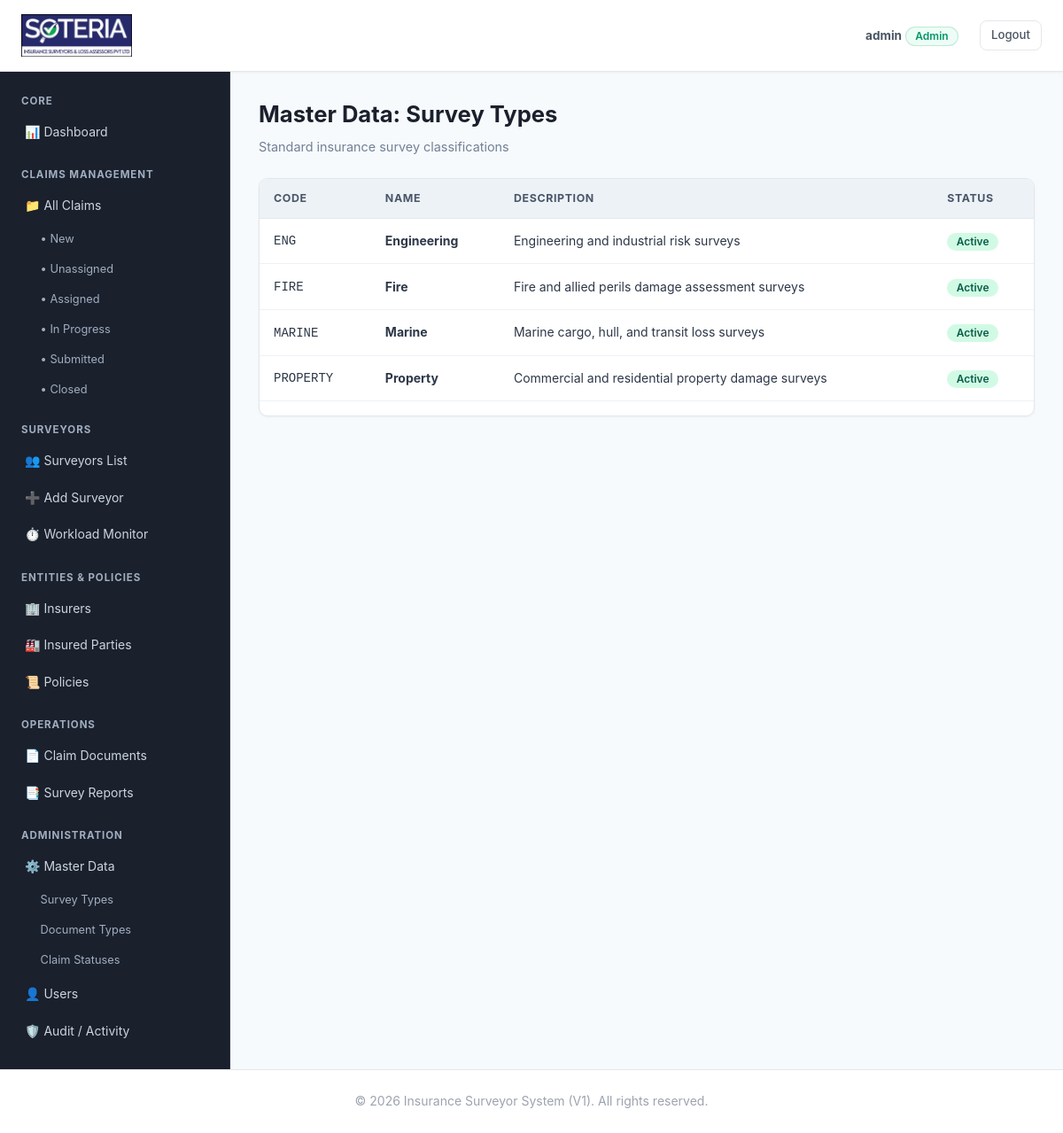
Page /master/survey-types/ (signed in) on the committed database.
### accounts/models.py (models this page shows, shortened)
class User(AbstractUser):
    class Role(models.TextChoices):
        ADMIN = 'ADMIN', 'Admin'
        SURVEYOR = 'SURVEYOR', 'Surveyor'
    role = models.CharField(
        max_length=20,
        choices=Role.choices,
        default=Role.SURVEYOR,
        help_text="Designates the user role within the system."
    )
    class Meta:
        db_table = 'nis_user'

### surveys/models.py (models this page shows, shortened)
class SurveyType(models.Model):
    name = models.CharField(max_length=100)
    code = models.CharField(max_length=20, unique=True)
    description = models.TextField(blank=True)
    is_active = models.BooleanField(default=True)
    created_at = models.DateTimeField(auto_now_add=True)
    updated_at = models.DateTimeField(auto_now=True)
    class Meta:
        db_table = 'nis_survey_type'
        verbose_name = "Survey Type"
        verbose_name_plural = "Survey Types"
        ordering = ['name']

### claims/web_views.py (the view)
# urls.py: path('master/survey-types/', web_views.master_survey_types, name='web_master_survey_types'),
@admin_required
def master_survey_types(request):
    types = SurveyType.objects.all().order_by('name')
    return render(request, 'master/master_survey_types.html', {'types': types})

### claims/web_views.py (called while the page is built)
def admin_required(view_func):
    @wraps(view_func)
    def _wrapped_view(request, *args, **kwargs):
        if not request.user.is_authenticated:
            return redirect(f"/login/?next={request.path}")
        if request.user.role != User.Role.ADMIN and not request.user.is_superuser:
            raise PermissionDenied("Administrator privileges are required to access this section.")
        return view_func(request, *args, **kwargs)
    return _wrapped_view

### templates/master/master_survey_types.html (shortened to what this page needs)
{% extends 'base.html' %}
{% block content %}
<div class="page-header">
    <div>
        <h1 class="page-title">Master Data: Survey Types</h1>
        <p class="page-subtitle">Standard insurance survey classifications</p>
    </div>
</div>
<div class="card-table-wrapper">
    <div class="table-responsive">
        <table class="data-table-modern">
            <thead>
                <tr>
                    <th>Code</th>
                    <th>Name</th>
                    <th>Description</th>
                    <th>Status</th>
                </tr>
            </thead>
            <tbody>
                {% for t in types %}
                <tr>
                    <td><code>{{ t.code }}</code></td>
                    <td><strong>{{ t.name }}</strong></td>
                    <td>{{ t.description|default:"-" }}</td>
                    <td>
                        {% if t.is_active %}
                            <span class="status-pill pill-submitted">Active</span>
                        {% else %}
                            <span class="status-pill pill-closed">Inactive</span>
                        {% endif %}
                    </td>
                </tr>
                {% endfor %}
            </tbody>
        </table>
    </div>
</div>
{% endblock content %}

### templates/base.html (shortened to what this page needs)
{% load static %}
<!DOCTYPE html>
<html lang="en">
<head>
    <link rel="stylesheet" href="{% static 'css/style.css' %}">
</head>
<body>
    <header class="site-header">
        <nav class="navbar">
            <div class="nav-left">
                <a href="/" class="brand-wrapper">
                    <img src="{% static 'images/soteria_logo.png' %}" alt="Soteria Logo" class="brand-logo-img">
                </a>
            </div>
            <ul class="nav-links">
                {% if request.user.is_authenticated %}
                    <li class="navbar-user-info">
                        <span style="font-size: 0.85rem; color: #4b5563;">
                            <strong>{{ request.user.username }}</strong>
                            <span class="badge badge-success">{{ request.user.get_role_display|default:request.user.role }}</span>
                        </span>
                    </li>
                    <li><a href="/logout/" class="btn btn-outline" style="padding: 0.35rem 0.75rem; font-size: 0.825rem;">Logout</a></li>
                {% else %}
                    <li><a href="/login/" class="btn btn-primary" style="padding: 0.35rem 0.85rem; font-size: 0.825rem; color: #ffffff;">Login</a></li>
                {% endif %}
            </ul>
        </nav>
    </header>
    {% block layout %}
    <div class="admin-layout">
        <aside class="admin-sidebar">
            {% if request.user.role == 'SURVEYOR' %}
                <div>
                    <div class="sidebar-heading">Surveyor Portal</div>
                    <ul class="sidebar-menu">
                        <li><a href="/dashboard/surveyor/">📊 Dashboard</a></li>
                        <li><a href="/claims/">📁 My Assigned Claims</a></li>
                    </ul>
                </div>
            {% else %}
                <div>
                    <div class="sidebar-heading">Core</div>
                    <ul class="sidebar-menu">
                        <li><a href="/dashboard/admin/">📊 Dashboard</a></li>
                    </ul>
                </div>
                <div>
                    <div class="sidebar-heading">Claims Management</div>
                    <ul class="sidebar-menu">
                        <li>
                            <a href="/claims/">📁 All Claims</a>
                            <ul class="sidebar-submenu">
                                <li><a href="/claims/?status=NEW">• New</a></li>
                                <li><a href="/claims/?filter=unassigned">• Unassigned</a></li>
                                <li><a href="/claims/?status=ASSIGNED">• Assigned</a></li>
                                <li><a href="/claims/?filter=in_progress">• In Progress</a></li>
                                <li><a href="/claims/?status=REPORT_SUBMITTED">• Submitted</a></li>
                                <li><a href="/claims/?status=CLOSED">• Closed</a></li>
                            </ul>
                        </li>
                    </ul>
                </div>
                <div>
                    <div class="sidebar-heading">Surveyors</div>
                    <ul class="sidebar-menu">
                        <li><a href="/surveyors/">👥 Surveyors List</a></li>
                        <li><a href="/surveyors/add/">➕ Add Surveyor</a></li>
                        <li><a href="/surveyors/workload/">⏱️ Workload Monitor</a></li>
                    </ul>
                </div>
                <div>
                    <div class="sidebar-heading">Entities &amp; Policies</div>
                    <ul class="sidebar-menu">
                        <li><a href="/insurers/">🏢 Insurers</a></li>
                        <li><a href="/insured/">🏭 Insured Parties</a></li>
                        <li><a href="/policies/">📜 Policies</a></li>
                    </ul>
                </div>
                <div>
                    <div class="sidebar-heading">Operations</div>
                    <ul class="sidebar-menu">
                        <li><a href="/documents/">📄 Claim Documents</a></li>
                        <li><a href="/reports/">📑 Survey Reports</a></li>
                    </ul>
                </div>
                <div>
                    <div class="sidebar-heading">Administration</div>
                    <ul class="sidebar-menu">
                        <li>
                            <a href="/master/survey-types/">⚙️ Master Data</a>
                            <ul class="sidebar-submenu">
                                <li><a href="/master/survey-types/">Survey Types</a></li>
                                <li><a href="/master/document-types/">Document Types</a></li>
                                <li><a href="/master/claim-statuses/">Claim Statuses</a></li>
                            </ul>
                        </li>
                        <li><a href="/users/">👤 Users</a></li>
                        <li><a href="/audit/">🛡️ Audit / Activity</a></li>
                    </ul>
                </div>
            {% endif %}
        </aside>
        <main class="admin-content">
            {% block content %}
            {% endblock %}
        </main>
    </div>
    {% endblock layout %}
    <footer class="site-footer">
        <p>&copy; {% now "Y" %} Insurance Surveyor System (V1). All rights reserved.</p>
    </footer>
</body>
</html>

### rows in the picture
User: user.username "admin", user.role "Admin"
SurveyType: code "ENG", name "Engineering", description "Engineering and industrial risk surveys", is_active "Active"
SurveyType: code "FIRE", name "Fire", description "Fire and allied perils damage assessment surveys", is_active "Active"
SurveyType: code "MARINE", name "Marine", description "Marine cargo, hull, and transit loss surveys", is_active "Active"
SurveyType: code "PROPERTY", name "Property", description "Commercial and residential property damage surveys", is_active "Active"
